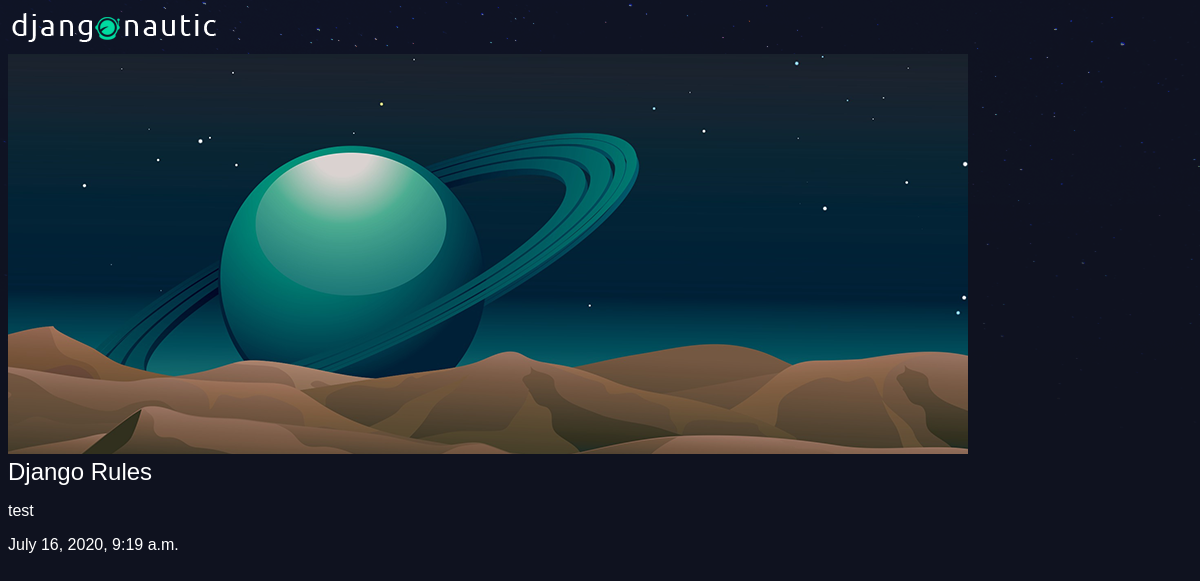
Before: /articles/django-rules/ with the older database file.
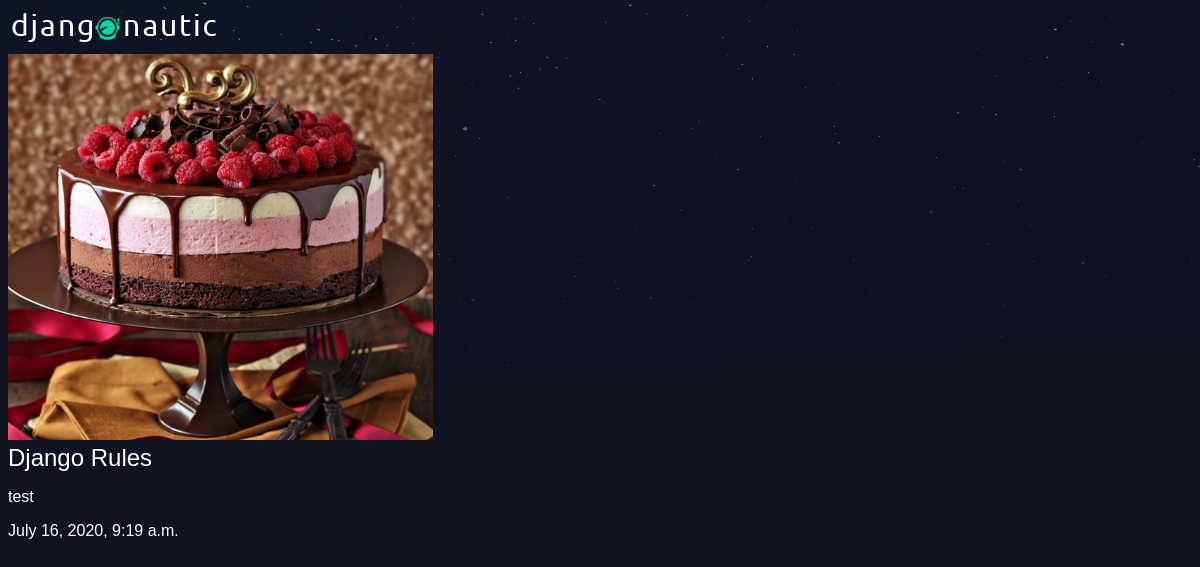
After: the same page with the newer database file.
### articles/models.py (models this page shows, shortened)
class Article(models.Model):
    title = models.CharField(max_length=100)
    slug = models.SlugField()
    body = models.TextField()
    date = models.DateTimeField(auto_now_add=True)
    thumb = models.ImageField(default='default.png',blank=True)

### articles/views.py (the view)
# urls.py: re_path(r'^(?P<slug>[\w-]+)/$', views.article_details,name="detail"),
def article_details(request,slug):
    article = Article.objects.get(slug=slug)
    return render(request,'articles/article_details.html',{'article':article})

### articles/templates/articles/article_details.html
{% extends 'base_layout.html' %}
{% block content %}
<div class="article-detail">
    <div class="article">
        <img src="{{ article.thumb.url }}" />
        <h2>{{article.title}}</h2>
        <p>{{article.body}}</p>
        <p>{{article.date}}</p>
    </div>
</div>
{% endblock %}

### templates/base_layout.html (shortened to what this page needs)
{% load static %}
<!DOCTYPE html>
<html lang="en">
<head>
    <link rel="stylesheet" href="{% static 'style.css' %}">
</head>
<body>
    <div class="wrapper">
        <h1><a href="{% url 'articles:list' %}"><img src="{% static 'logo.png' %}" alt=""></a></h1>
        {% block content %}
        {% endblock %}
    </div>
</body>
</html>

### assets/style.css (style rules this page uses)
body { background: #0f121f; background-image: url(stars.png); background-repeat:no-repeat; color: #fff; }
body * { font-family: sans-serif; }
h1,h2,h3,h4,h5 { font-weight: normal; margin: 0; }
a,a:hover,a:visited { color: #fff; text-decoration: none; }

Changed rows visible on the page:
changed Article "Django Rules": thumb: picture added in place of a placeholder
